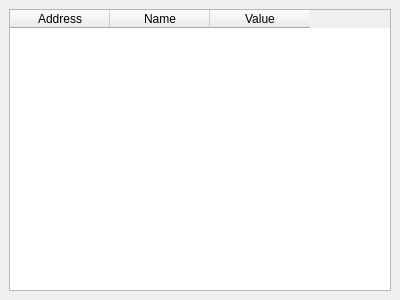
<?xml version="1.0" encoding="UTF-8"?>
<ui version="4.0">
 <class>RegisterWidget</class>
 <widget class="QDockWidget" name="RegisterWidget">
  <property name="geometry">
   <rect>
    <x>0</x>
    <y>0</y>
    <width>400</width>
    <height>300</height>
   </rect>
  </property>
  <property name="windowTitle">
   <string>Register Map</string>
  </property>
  <widget class="QWidget" name="dockWidgetContents">
   <layout class="QVBoxLayout" name="verticalLayout">
    <item>
     <widget class="QTableWidget" name="tableWidget">
      <column>
       <property name="text">
        <string>Address</string>
       </property>
      </column>
      <column>
       <property name="text">
        <string>Name</string>
       </property>
      </column>
      <column>
       <property name="text">
        <string>Value</string>
       </property>
      </column>
     </widget>
    </item>
   </layout>
  </widget>
 </widget>
 <resources/>
 <connections/>
</ui>
